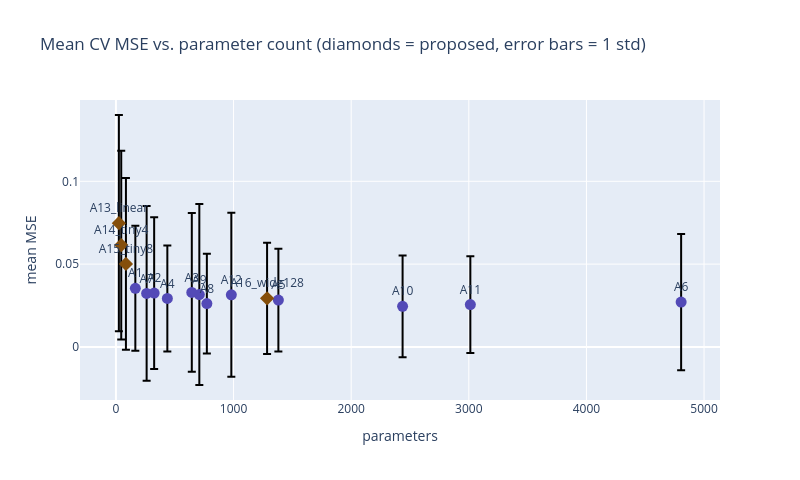

Notebook cell for this chart:
### Markdown cell above
## 7. Parameters vs. performance — the Occam's-razor view

If a small architecture sits at roughly the same height as a much
larger one, added complexity bought nothing. Diamonds are the four
proposed additions from Section 2b, circles are Table 6's original 12.

### Code cell
is_new = [a in ARCHITECTURES_NEW for a in summary["architecture"].to_list()]
symbols = ["diamond" if flag else "circle" for flag in is_new]
colors = ["#854F0B" if flag else "#534AB7" for flag in is_new]

fig = go.Figure(go.Scatter(
    x=summary["n_params"], y=summary["mean_mse"],
    error_y=dict(type="data", array=summary["std_mse"], visible=True),
    mode="markers+text", text=summary["architecture"], textposition="top center",
    marker=dict(size=11, color=colors, symbol=symbols),
))
fig.update_layout(title="Mean CV MSE vs. parameter count (diamonds = proposed, error bars = 1 std)",
                   xaxis_title="parameters", yaxis_title="mean MSE", width=800, height=480)
fig.show()

### Figure 1 — Plotly figure (JSON) as saved in the notebook; plotly's stock layout.template omitted (floating-point values rounded to 4 significant figures)
{"data": [{"error_y": {"array": [0.0307, 0.02918, 0.03018, 0.04113, 0.03103, 0.03199, 0.03358, 0.0495, 0.05463, 0.05279, 0.0458, 0.04799, 0.03776, 0.05181, 0.05701, 0.06532], "type": "data", "visible": true}, "marker": {"color": ["#534AB7", "#534AB7", "#534AB7", "#534AB7", "#534AB7", "#534AB7", "#854F0B", "#534AB7", "#534AB7", "#534AB7", "#534AB7", "#534AB7", "#534AB7", "#854F0B", "#854F0B", "#854F0B"], "size": 11, "symbol": ["circle", "circle", "circle", "circle", "circle", "circle", "diamond", "circle", "circle", "circle", "circle", "circle", "circle", "diamond", "diamond", "diamond"]}, "mode": "markers+text", "text": ["A10", "A11", "A8", "A6", "A5", "A4", "A16_wide128", "A12", "A9", "A7", "A2", "A3", "A1", "A15_tiny8", "A14_tiny4", "A13_linear"], "textposition": "top center", "type": "scatter", "x": [2437, 3013, 773, 4805, 1381, 437, 1285, 981, 709, 261, 325, 645, 165, 85, 45, 25], "y": [0.02454, 0.02558, 0.02615, 0.02708, 0.02826, 0.02928, 0.02932, 0.03146, 0.03164, 0.03229, 0.0325, 0.03293, 0.0354, 0.05013, 0.06148, 0.07472]}], "layout": {"height": 480, "title": {"text": "Mean CV MSE vs. parameter count (diamonds = proposed, error bars = 1 std)"}, "width": 800, "xaxis": {"title": {"text": "parameters"}}, "yaxis": {"title": {"text": "mean MSE"}}}}
